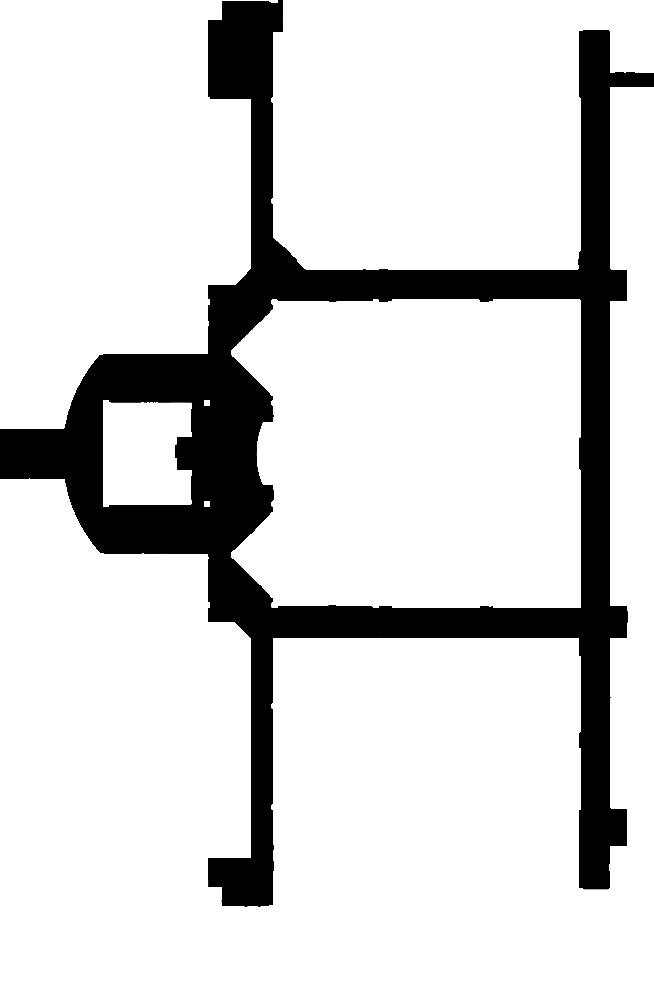
#> input picture remote_setup/ws/resources/building5.pgm, 654 x 1000 px, found by its file name
$ jupyter execute --allow-errors localization_testing.ipynb   (older library calls are emulated)
#> lines starting #> are read from the running program, lines starting #| are printed output that depends on the picture
[cell 1]
import cv2
import numpy as np
from matplotlib import pyplot as plt
from datetime import datetime

[cell 2]
global_map = cv2.imread('/home/dan/MacEwan-Navigation-Bot/remote_setup/ws/resources/building5.pgm')
#> global_map is the input picture: shape (1000, 654, 3); min 0, max 255, mean 214.4
global_map = cv2.cvtColor(global_map, cv2.COLOR_RGB2GRAY)
#> global_map: shape (1000, 654)
local_map = cv2.imread('/home/dan/MacEwan-Navigation-Bot/remote_setup/ws/resources/corner.pgm')
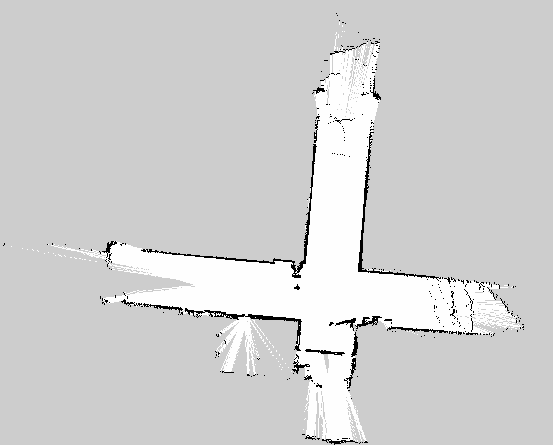
#> input picture remote_setup/ws/resources/corner.pgm, 553 x 445 px, found by its file name
#> local_map is the input picture: shape (445, 553, 3); min 0, max 254, mean 209.1
local_map = cv2.cvtColor(local_map, cv2.COLOR_RGB2GRAY)
#> local_map: shape (445, 553)

[cell 3]
def imshow(im):
    plt.xticks([]), plt.yticks([])
    plt.imshow(im, cmap="gray")
    plt.show()

[cell 4]
def setup_map(im):
    imx = cv2.Sobel(im, cv2.CV_32F, 1, 0, ksize=5)
    imy = cv2.Sobel(im, cv2.CV_32F, 0, 1, ksize=5)
    mag = np.sqrt(imx**2 + imy**2)
    temp = np.ones(im.shape)
    temp[imx == 0] = np.nan
    angle = np.where(temp == 1, np.arctan2(imy, imx), temp)
    return mag, angle


def calc_weight(global_angle, local_angle, local_mag, pose):
    # requires the local map to be rotated
    # global map should be padded with nans
#> called with pose = (-10, 350)
    end_row = pose[0] + local_mag.shape[0]
#> end_row = 435
    end_col = pose[1] + local_mag.shape[1]
#> end_col = 903
    # crop global map to size of new map
    new_map = np.copy(global_angle[pose[0]+max(local_angle.shape):end_row+max(local_angle.shape),
                                   pose[1]+max(local_angle.shape):end_col+max(local_angle.shape)])
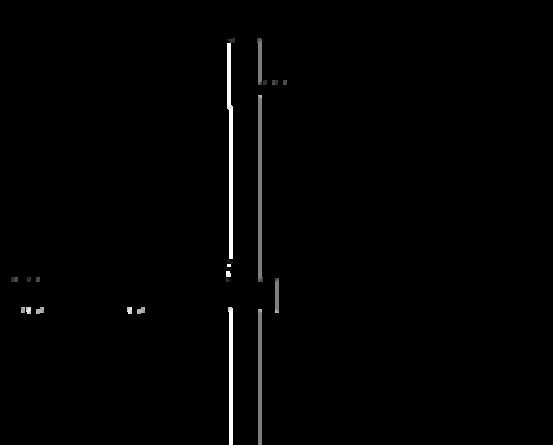
#> new_map: shape (445, 553) float64; 98.57% of the values are NaN or infinite; the others: min -3.08, max 3.14, mean 1.23; drawn with min black, max white, NaN and infinite black
    # calc q at
    new_map = 1 - (2 * np.abs(np.arctan(np.sin( local_angle - new_map) / np.cos(local_angle - new_map))) / np.pi)
    # calc w
    new_map[new_map<0] = 0
    new_map = new_map * local_mag
    return new_map


#imshow(global_map)
#imshow(local_map)

local_walls = np.zeros(local_map.shape, dtype=np.float32)
local_walls[local_map == 255] = 0
local_walls[local_map == 205] = 255
local_mag , local_ang = setup_map(local_walls)
global_mag, global_ang = setup_map(global_map)
global_ang = np.pad(global_ang, pad_width=max(local_map.shape), constant_values=np.nan)

print(calc_weight(global_ang, local_mag, local_ang, (-10,350)))
#> (printed output is left out)

[cell 5]
# params:
# global_map - matlike, represents the global map
# local_map - matlike, represents the local map
# pose_est - (x, y, r), position and rotation of pose estimate
# rotation_sigma - tightness of rotation estimate in degrees
# distribution_sigma - tightness of point estimation distribution in pixels
# num_points - number of points to generate
# num_iter - number of iterations to resample
def localize(global_map, local_map, pose_est, rotation_sigma=3, gaussian_sigma=5, distribution_sigma=50, num_points=50, num_iter=1, iter_tightness_constraint=1):

#> called with pose_est = ((800, 700), 0), rotation_sigma = 3, gaussian_sigma = 5, distribution_sigma = 50, num_points = 200, num_iter = 3, iter_tightness_constraint = 0.5
    local_walls = np.zeros(local_map.shape, dtype=np.float32)
    local_walls[local_map == 255] = 0
    local_walls[local_map == 205] = 255
    local_mag , local_ang = setup_map(local_map)
#> in setup_map (call 3), `imy = cv2.Sobel(im, cv2.CV_32F, 0, 1, ksize=5)`:
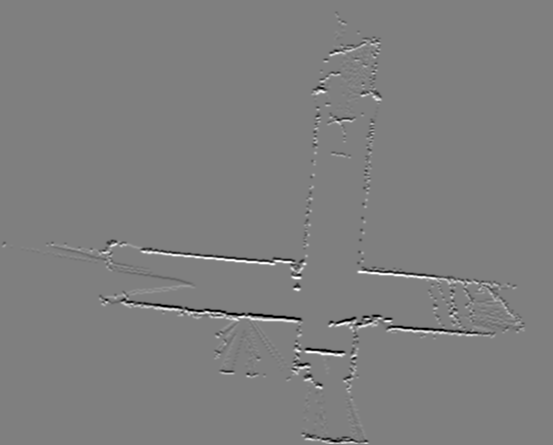
#> imy: shape (445, 553) float32; min -12192, max 12192, mean -0.8; drawn with min black and max white

    ksize = int(gaussian_sigma*10)
    if ksize % 2 == 0: ksize+=1
    global_blur = cv2.GaussianBlur(global_map, (ksize,ksize), gaussian_sigma, gaussian_sigma)
    _, global_ang = setup_map(global_blur)
#> in setup_map (call 4), `imx = cv2.Sobel(im, cv2.CV_32F, 1, 0, ksize=5)`:
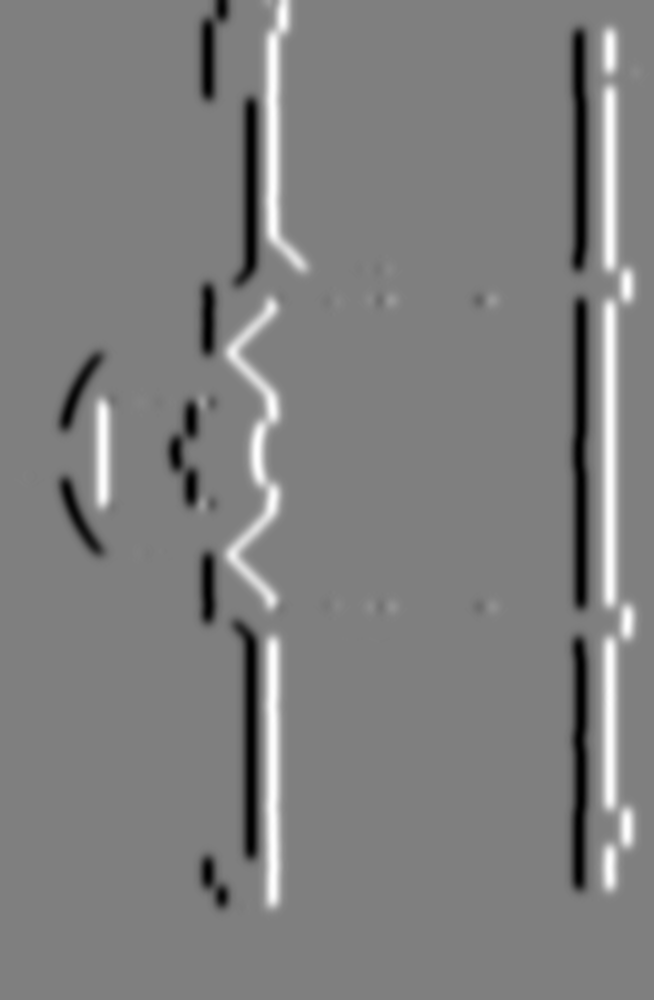
#> imx: shape (1000, 654) float32; min -2544, max 2544, mean 1.8; drawn with min black and max white
#> in setup_map (call 4), `imy = cv2.Sobel(im, cv2.CV_32F, 0, 1, ksize=5)`:
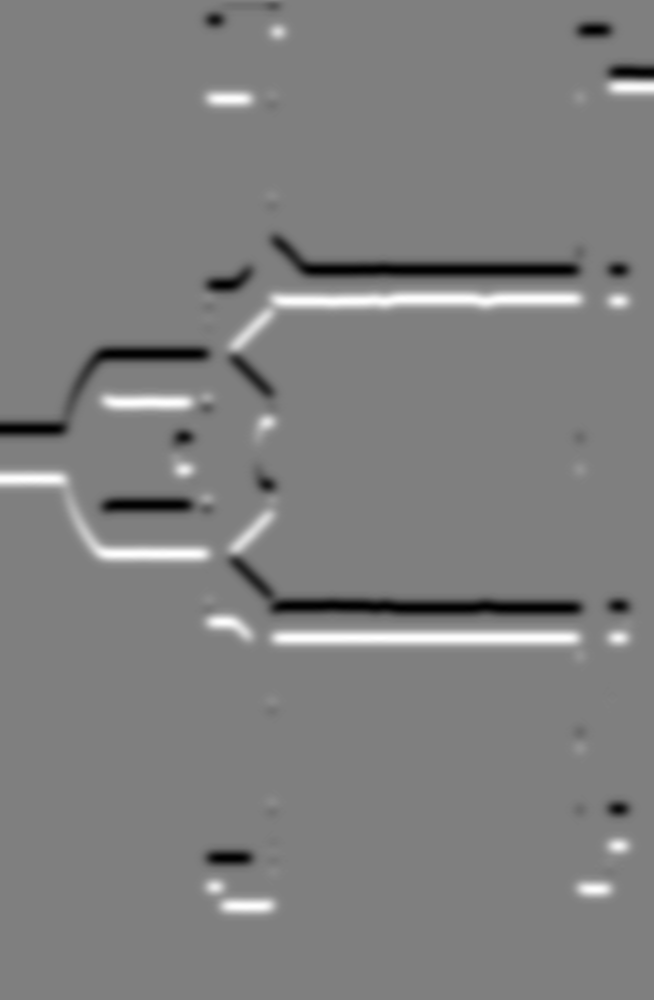
#> imy: shape (1000, 654) float32; min -2544, max 2544, mean 2.7; drawn with min black and max white
#> in setup_map (call 4), `mag = np.sqrt(imx**2 + imy**2)`:
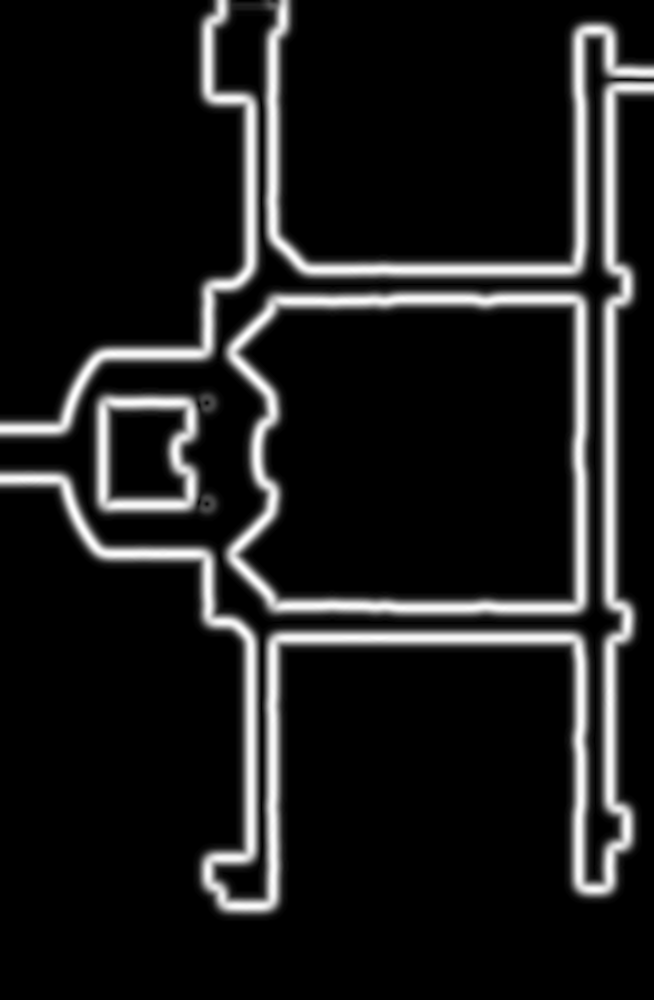
#> mag: shape (1000, 654) float32; min 0, max 2569.7, mean 281.7; drawn with min black and max white
#> in setup_map (call 4), `angle = np.where(temp == 1, np.arctan2(imy, imx), temp)`:
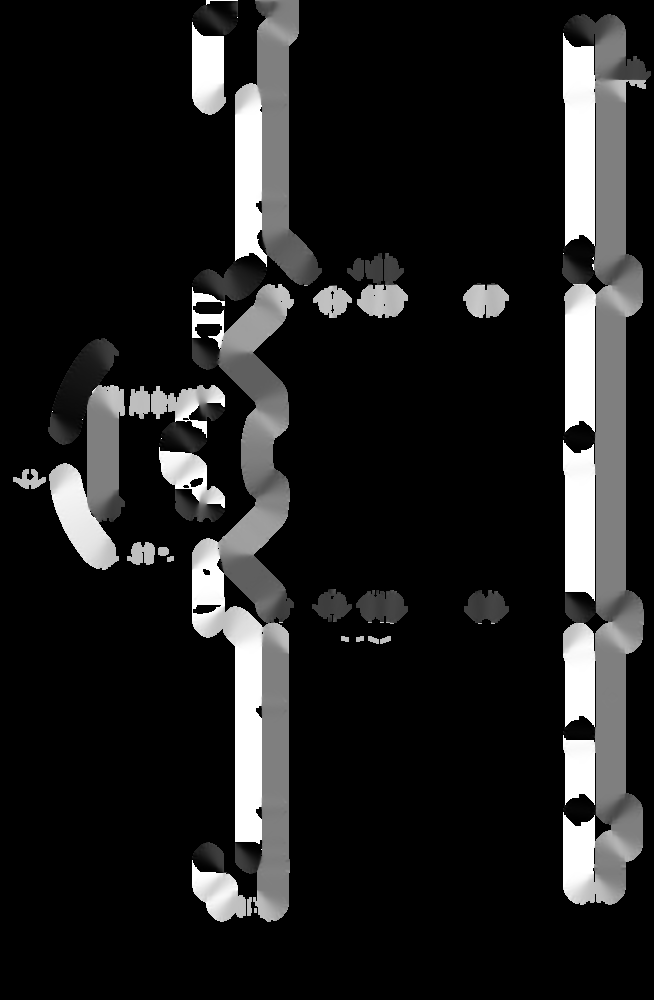
#> angle: shape (1000, 654) float64; 78.56% of the values are NaN or infinite; the others: min -3.14, max 3.14, mean 0.652; drawn with min black, max white, NaN and infinite black
    global_ang = np.pad(global_ang, pad_width=max(local_map.shape), constant_values=np.nan)
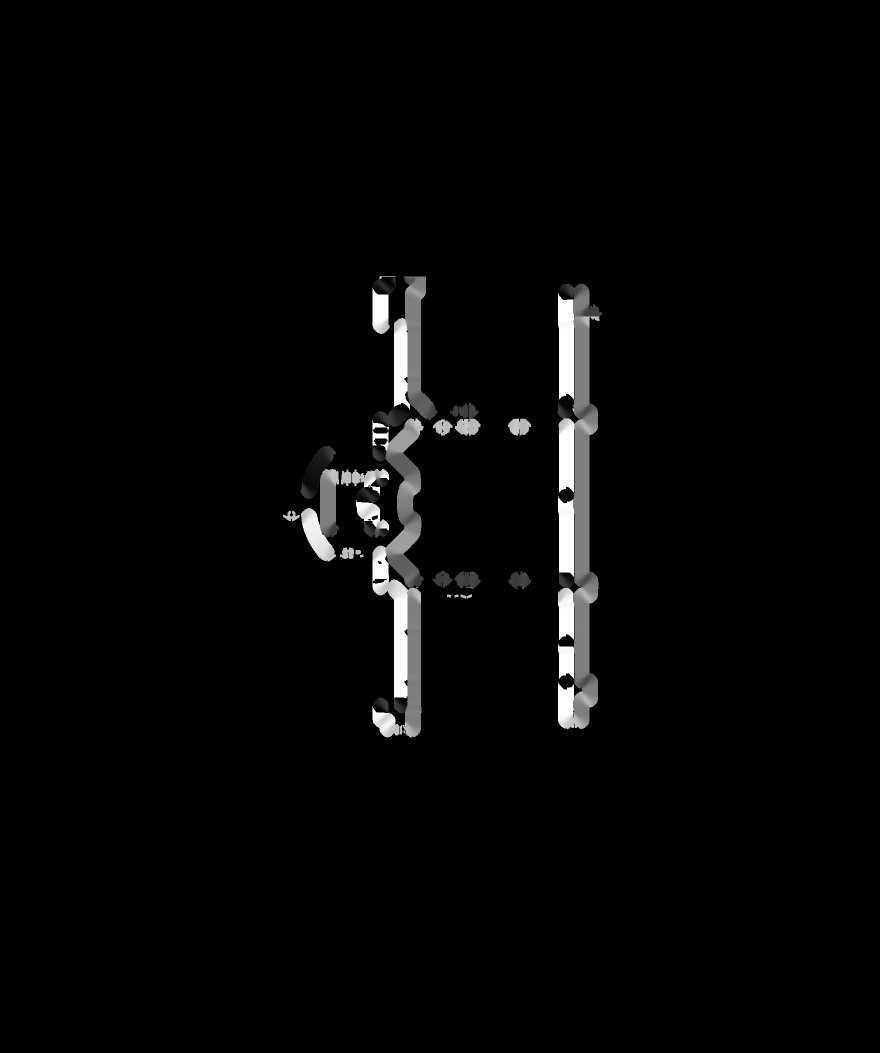
#> global_ang: shape (2106, 1760) float64 (shown at 1/2 size); 96.22% of the values are NaN or infinite; the others: min -3.14, max 3.14, mean 0.652; drawn with min black, max white, NaN and infinite black

    points = np.random.multivariate_normal(pose_est[0], [[distribution_sigma, 0],[0, distribution_sigma]], num_points)

    angles = np.random.normal(pose_est[1], rotation_sigma, num_points)
    points = np.concatenate((points, angles[:, np.newaxis]), axis=1)


    h, w = local_walls.shape
    weights = []
    x = int(pose_est[0][0])
    y = int(pose_est[0][1])
    weights.append(np.nansum(calc_weight(global_ang, local_ang, local_mag, (x,y))))
#> in calc_weight (call 2), `new_map = np.copy(global_angle[pose[0]+max(local_angle.shape):end_row+..`: new_map: shape (445, 507) float64; every value is NaN or infinite
    for point in points:
        rotation_matrix = cv2.getRotationMatrix2D((w/2,h/2), point[2], 1)
        rotated_ang = cv2.warpAffine(local_ang, rotation_matrix, (w,h), borderValue=np.nan)
        rotated_mag = cv2.warpAffine(local_mag, rotation_matrix, (w,h), borderValue=0)
        x = int(point[0])
        y = int(point[1])
        weights.append(np.nansum(calc_weight(global_ang, rotated_ang, rotated_mag, (x,y))))

    plt.imshow(global_map)
    max_weight = max(weights)
    max_index = weights.index(max_weight)
    best_point = points[max_index]
    if num_iter > 1:
        p, w = localize(global_map,
                         local_map,
                         ((best_point[0],best_point[1]),best_point[2]),
                         rotation_sigma=rotation_sigma*iter_tightness_constraint,
                         distribution_sigma=distribution_sigma*iter_tightness_constraint,
                         num_points=num_points,
                         num_iter=num_iter-1,
                         gaussian_sigma=gaussian_sigma*iter_tightness_constraint,
                         iter_tightness_constraint=iter_tightness_constraint)
        if w > max_weight:
            best_point = p

    return best_point, max(weights)

#> (the rest of this cell did not finish here and is left out)
